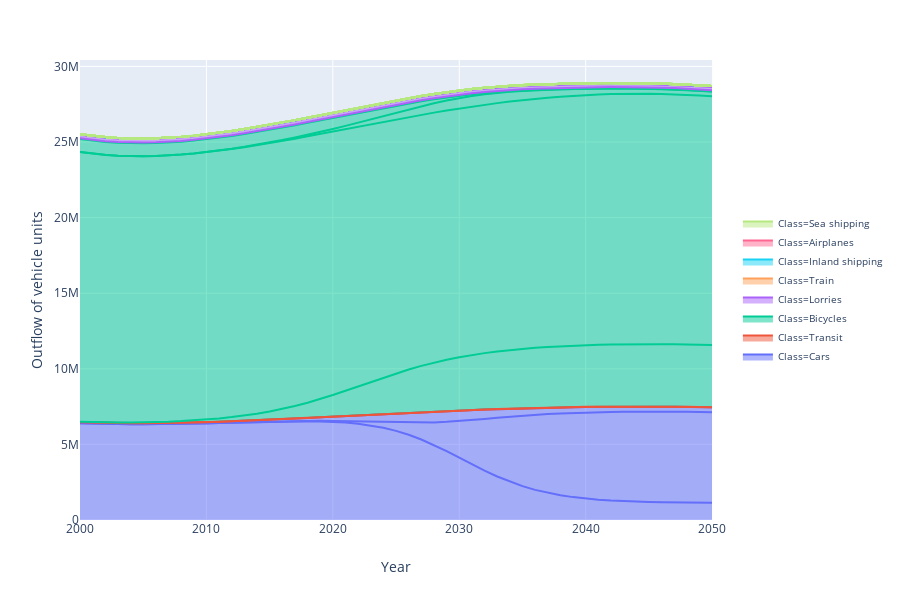

Here is the notebook cell this chart was saved with:
### Code cell
fig = px.area(VIOS, x = 'Year', y = 'Stock', 
              color = 'Class', 
              line_group = 'Vehicle',
              ).update_layout(yaxis_title="Outflow of vehicle units",
                              legend=dict(\
                                          y=0.5, 
                                          traceorder='reversed', 
                                          font_size=10,
                                          ))
fig.show()
